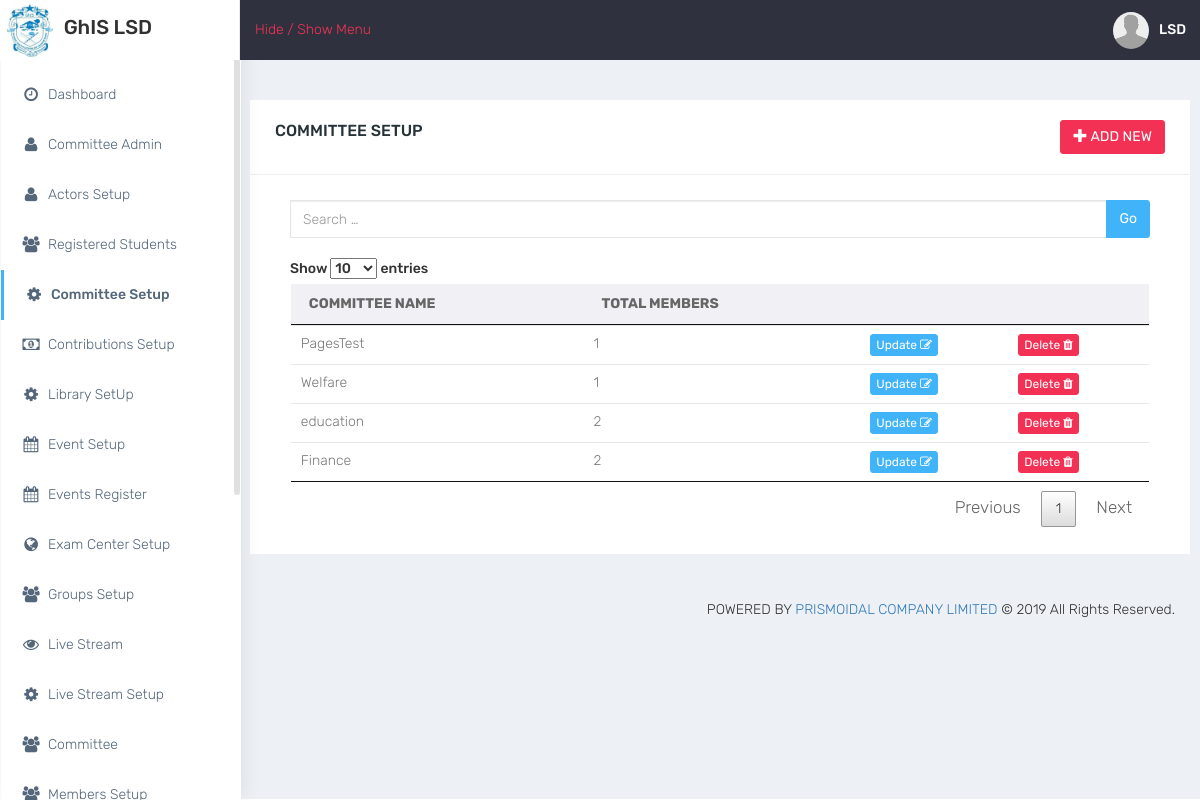
The app's page /pages/admin_committiee.php (signed in) with its own data.
### tables this page shows
CREATE TABLE `committee_setup` (
  `committee_id` int(11) NOT NULL,
  `committee_name` varchar(100) NOT NULL,
  `committee_members` text NOT NULL,
  `committee_folder` varchar(10) NOT NULL,
  `committee_admins` text NOT NULL,
  `committee_pages` text NOT NULL,
  `division` int(11) NOT NULL,
  `user_id` int(11) NOT NULL,
  `record_hide` varchar(10) NOT NULL,
  `date_done` timestamp NOT NULL DEFAULT current_timestamp()
);

### pages/Classes/db/db.php (called while the page is built)
<?php
	class DbConnect{
		private $host = "localhost";
		private $dbname = "ghislsd_db";
		private $user = "root";
		private $password = "";
		public function connect(){
			try {
					$conn = new PDO("mysql:host=".$this->host."; dbname=".$this->dbname,$this->user,$this->password);
					$conn->setAttribute(PDO::ATTR_ERRMODE,PDO::ERRMODE_EXCEPTION);
					return $conn;
			} catch (PDOException $e) {
				echo "Database Error:".$e->getMessage();
			}
		}
	}
 ?>

### pages/Classes/Committee.php (called while the page is built, shortened)
<?php
	class Committee{
		private $dbConn;
		private $recordHide = "NO";
		private $table= "committee_setup";
		public function __construct(){
			require_once("db/db.php");
			$db = new DbConnect();
			$this->dbConn = $db->connect();
		}
			function get_committees(){
				$sql="SELECT * FROM $this->table WHERE record_hide =:recordHide ORDER BY committee_id DESC";
				$stmt = $this->dbConn->prepare($sql);
				$stmt->bindParam(":recordHide",$this->recordHide);
				if ($stmt->execute()) {
					$results= $stmt->fetchAll(PDO::FETCH_ASSOC);
					return $results;
				}
				else{
					die();
					}
			}
	}
 ?>

### pages/admin_committiee.php (the view, shortened to what this page needs)
<?php
      include("header.php");
      require_once("Classes/Committee.php");
?>
<br>
<div class="row">
    <div class="panel panel-default">
        <div class="panel-heading">
             <div class="panel-title pull-left">COMMITTEE SETUP</div>
            <div class="panel-title pull-right">
               <button data-toggle="modal" data-target="#myModal" class="btn btn-danger"><span class="glyphicon glyphicon-plus"></span> ADD NEW</button>
            </div>
            <div class="clearfix"></div>
        </div>
        <div class="panel-body">
            <div class="col-md-12">
                <div class="input-group">
                  <input type="text" name="search" class="form-control" placeholder="Search &hellip;" id="searchInput" autocomplete="off">
                  <span class="input-group-btn"><button type="button" class="btn btn-info">Go</button></span>
                </div>
            </div>
            <div class="col-md-12">
              <div class="table-responsive"><br>
                <table class="table table-hover">
                    <thead>
                        <tr>
                            <th>COMMITTEE NAME</th>
                            <th>TOTAL MEMBERS</th>
                            <th></th>
                            <th></th>
                        </tr>
                    </thead>
                    <tbody id="resultsDisplay">
                         <?php
                          $objCommittee = new Committee;
                          $committes = $objCommittee->get_committees();
                          foreach ($committes as $committe) {
                              echo "
                                  <tr>
                                    <td>".$committe["committee_name"]."</td>
                                    <td>".sizeof(json_decode($committe["committee_members"]))."</td>
                                    <td>
                                      <button type='button' id='".trim($committe["committee_id"])."' class='btn btn-info btn-xs update_data'>Update <i class='fa fa-edit'></i></button>
                                    </td>
                                    <td>
                                      <button type='button' id='".trim($committe["committee_id"])."' class='btn btn-danger btn-xs del_data'>Delete <i class='fa fa-trash'></i></button>
                                    </td>
                                  </tr>";
                              }
                         ?>
                    </tbody>
                </table>
              </div>
            </div>
        </div>
    </div>
</div>
</div>
<?php include("footer.php");?>

### pages/css/colors/default.css (style rules this page uses)
body { background: #fff; }
#side-menu li a { color: #54667a; }
#side-menu li a { color: #54667a; border-left: 0px solid #fff; }
#side-menu > li > a { border-left: 3px solid transperant; }
#side-menu > li > a.active { background: transperant; color: #54667a; border-left: 3px solid #41b3f9; font-weight: 500; }

### pages/css/datatables.css (style rules this page uses)
table.dataTable { width: 100%; margin: 0 auto; clear: both; border-collapse: separate; border-spacing: 0; }
table.dataTable thead th, table.dataTable tfoot th { font-weight: bold; }
table.dataTable thead th, table.dataTable thead td { padding: 10px 18px; border-bottom: 1px solid #111; }
table.dataTable tbody tr { background-color: #ffffff; }
table.dataTable tbody th, table.dataTable tbody td { padding: 8px 10px; }
table.dataTable.no-footer { border-bottom: 1px solid #111; }
table.dataTable, table.dataTable th, table.dataTable td { box-sizing: content-box; }

### records on screen
committee_setup: committee_name "PagesTest", committee_members "1"
committee_setup: committee_name "Welfare", committee_members "1"
committee_setup: committee_name "education", committee_members "2"
committee_setup: committee_name "Finance", committee_members "2"

### other values on screen
$objUsers->get_header_fullname($_SESSION["member_id"]) "LSD"
